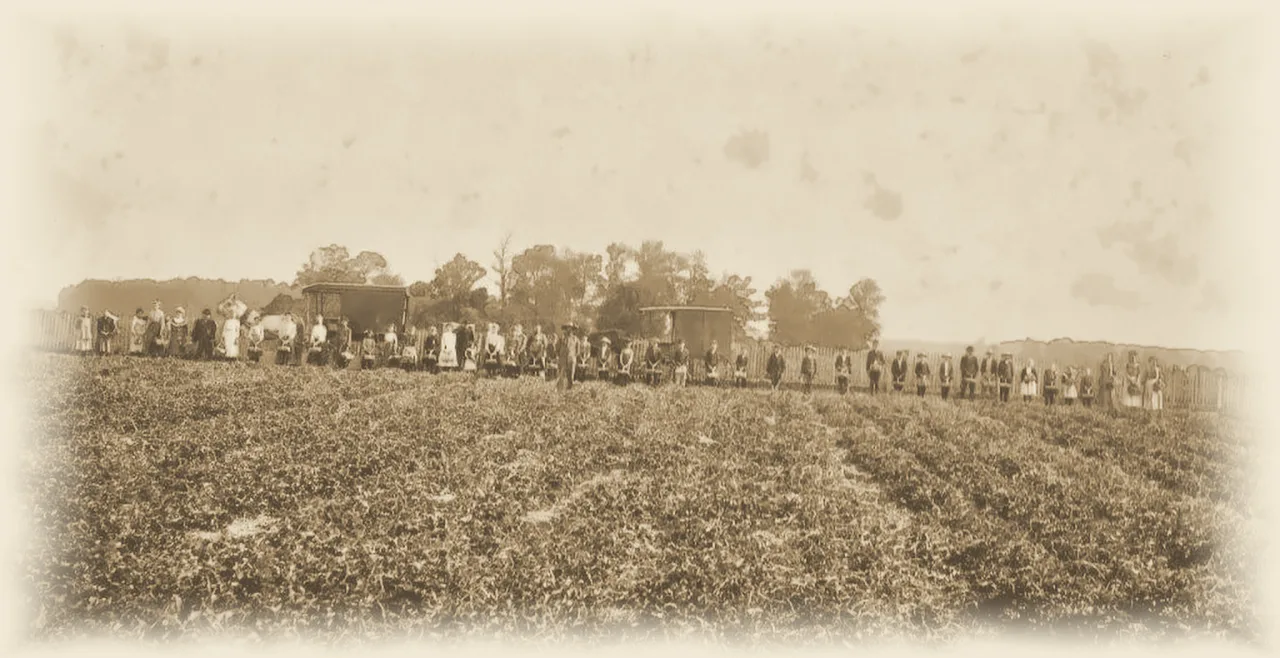
#> input picture assets/art/01-divide-1280.webp, 1280 x 658 px; its folder holds only this picture in this run
$ python -i tint_references.py   (imports and definitions only)
#> lines starting #> are read from the running program, lines starting #| are printed output that depends on the picture
#!/usr/bin/env python3
"""Tint the black-and-white reference photos into the paintings' palette.

    ~/.local/share/uv/tools/mflux/bin/python scripts/tint_references.py

Needs Pillow, which comes with mflux, so run it with mflux's Python (above).
Gray photos pull the paintings gray; mapping white to cream paper and black to
sepia ink lets the image generator start from the right palette. Writes
production/references/tinted/<name>, which scripts/paint.py prefers.
"""

from pathlib import Path

from PIL import Image, ImageFilter, ImageOps

ROOT = Path(__file__).resolve().parent.parent
REFS = ROOT / "production" / "references"
OUT = REFS / "tinted"
PAPER = (241, 233, 214)   # cream
INK = (52, 44, 36)        # warm sepia-black
MID = (168, 142, 104)     # tan


def tint(src: Path, dest: Path) -> None:
#> called with src = '../../assets/art/01-divide-1280.webp', dest = 'out.png'
    gray = ImageOps.grayscale(Image.open(src))
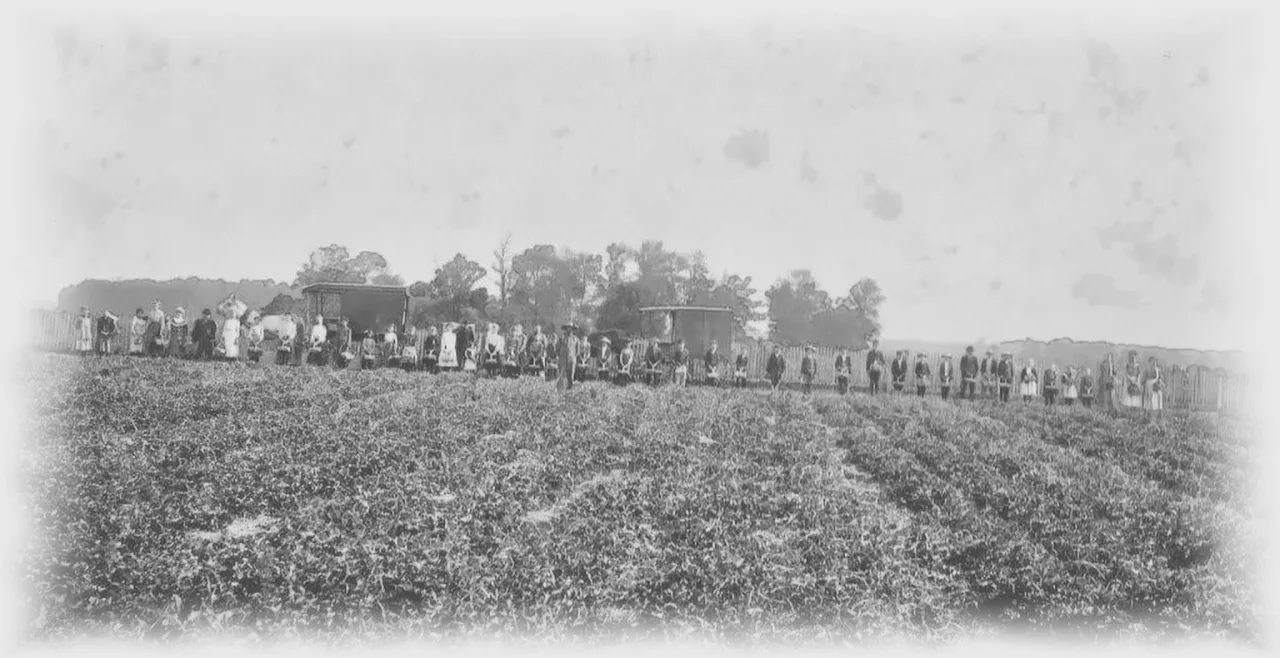
#> gray: PIL image 1280x658 L; min 48, max 236, mean 180
    gray = ImageOps.autocontrast(gray, cutoff=1)
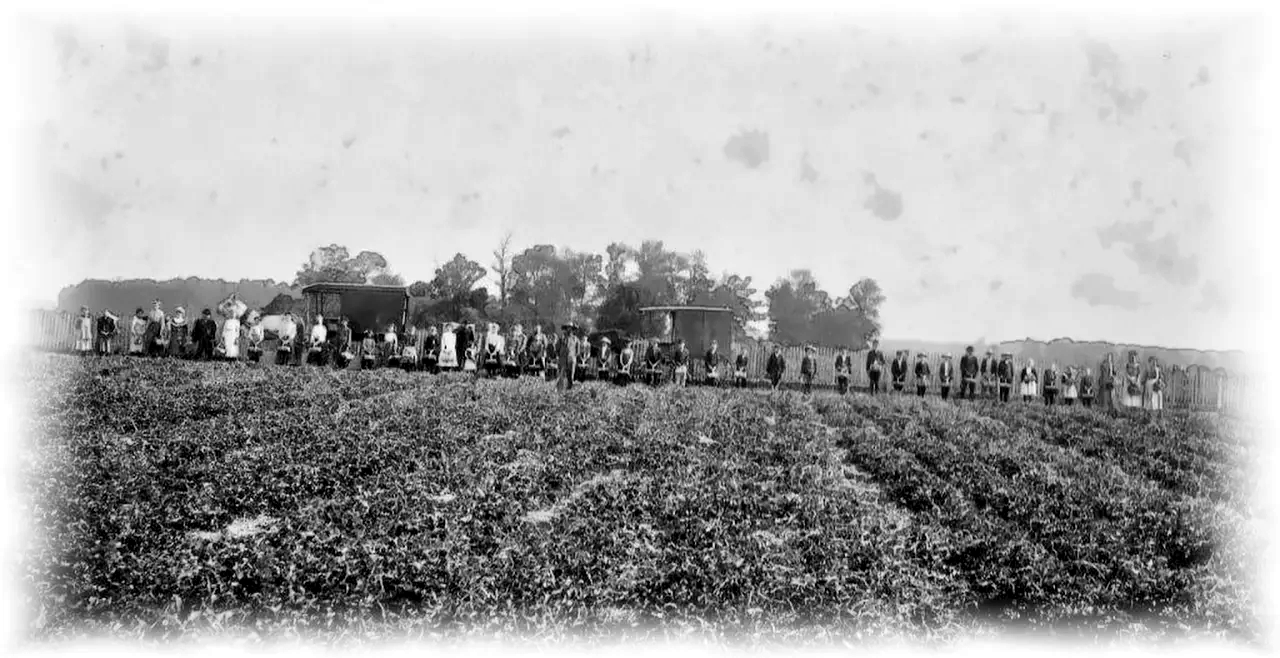
#> gray: PIL image 1280x658 L; min 0, max 255, mean 167.5
    gray = gray.filter(ImageFilter.GaussianBlur(0.8))  # soften photo grain into wash
    warm = ImageOps.colorize(gray, black=INK, white=PAPER, mid=MID, blackpoint=10, whitepoint=245, midpoint=150)
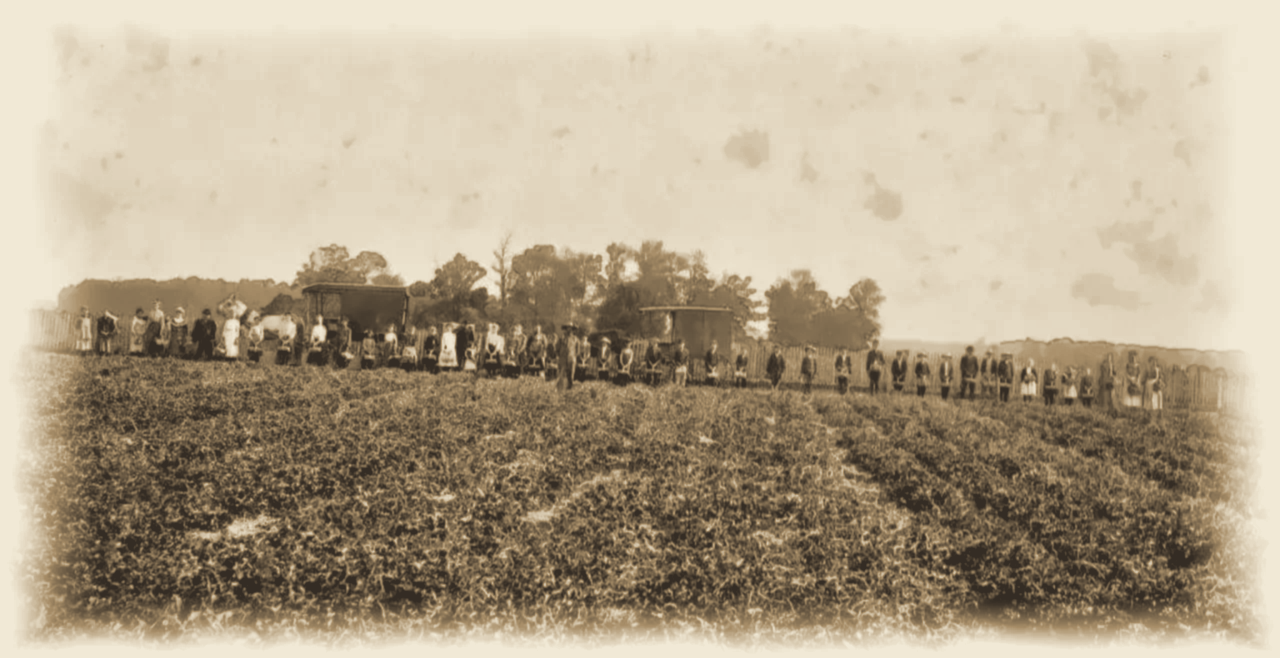
#> warm: PIL image 1280x658 RGB; mean R, G, B 179, 164.5, 140.9
    warm.save(dest, quality=92)


def main() -> None:
    OUT.mkdir(exist_ok=True)
    for src in sorted(REFS.glob("*.jpg")):
        tint(src, OUT / src.name)
        print(f"tinted {src.name}")


# [2 lines not run here, left out]

>>> result = tint('../../assets/art/01-divide-1280.webp', 'out.png')

$ run again, on assets/art/02-clearing-1280.webp
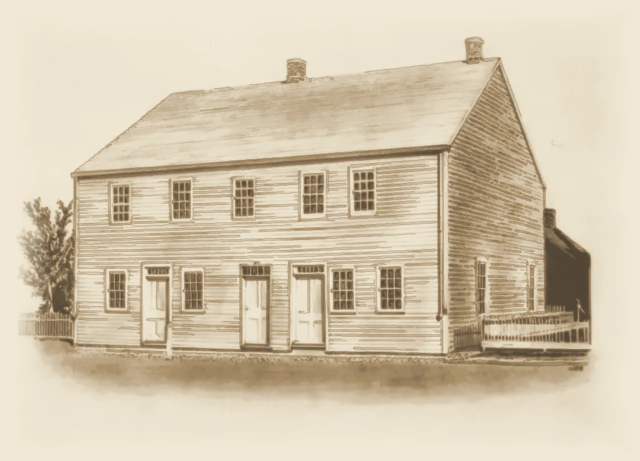
#> input picture assets/art/02-clearing-1280.webp, 1280 x 921 px (shown at 1/2 size)
#> in tint, `gray = ImageOps.autocontrast(gray, cutoff=1)`:
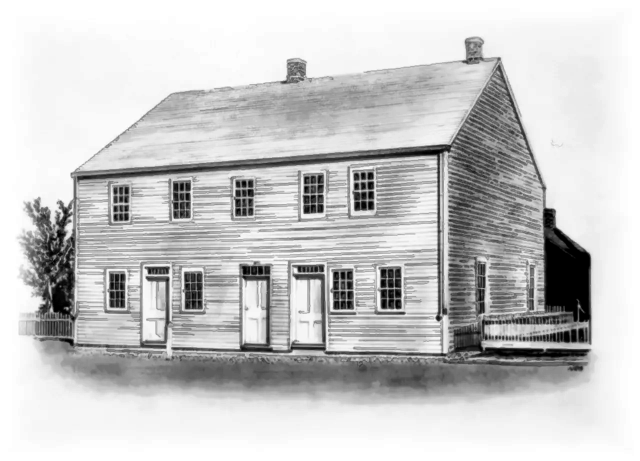
#> gray: PIL image 1280x921 L (shown at 1/2 size); min 0, max 255, mean 199.6
#> in tint, `warm = ImageOps.colorize(gray, black=INK, white=PAPER, mid=MID, blackp..`:
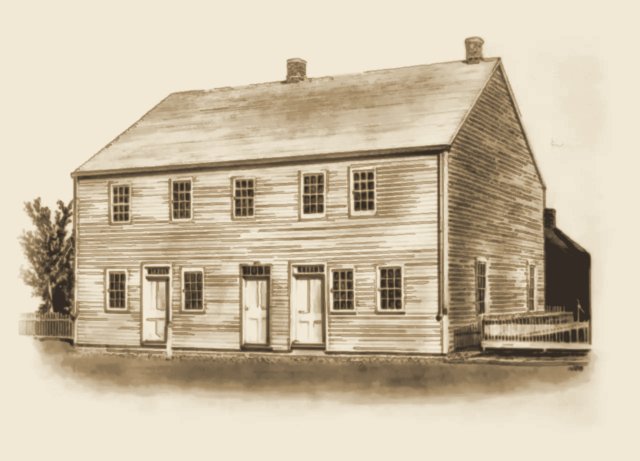
#> warm: PIL image 1280x921 RGB (shown at 1/2 size); mean R, G, B 203.7, 190.3, 166.5
